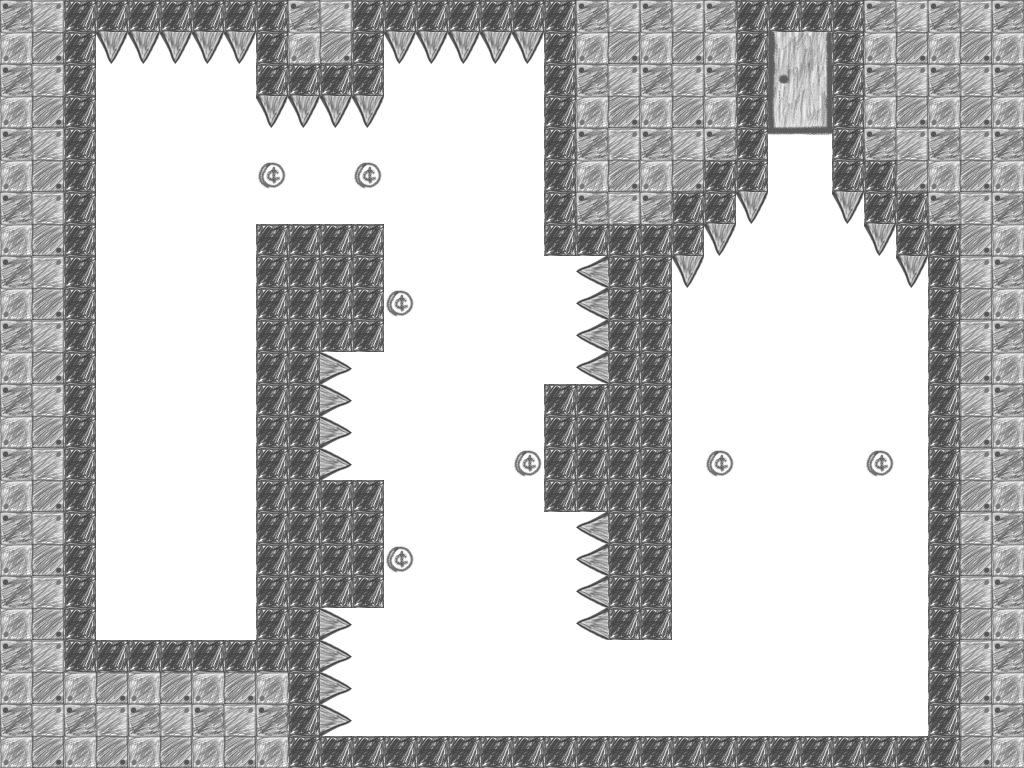

This is a level from a 2D game, rendered from its Tiled map with the project's own tilesets. A one-line summary and the map file follow, with tile-layer data summarised:
An orthogonal 32x24 tile map with 32x32 px tiles, 3 tile layers (tiles, Exit, collectibles) and 42 objects (6x Spikes_center, SpawnPoint, ExitPoint, Spikes_top_left, Spikes_center_left_1, ...).

<map version="1.0" orientation="orthogonal" width="32" height="24" tilewidth="32" tileheight="32">
 <tileset firstgid="1" name="Tilesheet" tilewidth="32" tileheight="32">
  <image source="Tilesheet.png" width="512" height="256" />
  <terraintypes>
   <terrain name="New Terrain" tile="-1" />
  </terraintypes>
  <tile id="6" terrain="0,0,0,0" />
  <tile id="7" terrain="0,0,0,0" />
  <tile id="22" terrain="0,0,0,0" />
  <tile id="23" terrain="0,0,0,0" />
  <tile id="24" terrain=",0,,0">
   <properties>
    <property name="collectible" value="true" />
   </properties>
  </tile>
  <tile id="28" terrain="0,0,0,0" />
  <tile id="38" terrain="0,0,0,0" />
  <tile id="39" terrain="0,0,0,0" />
  <tile id="43">
   <properties>
    <property name="Collectible" value="true" />
   </properties>
  </tile>
  <tile id="54" terrain="0,0,0,0" />
  <tile id="55" terrain="0,0,0,0" />
 </tileset>
 <layer name="tiles" width="32" height="24">
  <data>[768 cells, 768 non-empty, 8 distinct tile ids]</data>
 </layer>
 <layer name="Exit" width="32" height="24">
  <data>[768 cells, 8 non-empty, 8 distinct tile ids]</data>
 </layer>
 <objectgroup name="objects" width="32" height="24">
  <object name="SpawnPoint" x="128" y="576" width="64" height="32" />
  <object name="ExitPoint" x="768" y="32" width="64" height="32" />
 </objectgroup>
 <layer name="collectibles" width="32" height="24">
  <data>[768 cells, 7 non-empty, 1 distinct tile ids]</data>
 </layer>
 <objectgroup name="collisions" width="32" height="24">
  <object x="0" y="32" width="32" height="704" />
  <object x="0" y="736" width="1024" height="32" />
  <object x="992" y="32" width="32" height="704" />
  <object x="32" y="32" width="64" height="704" />
  <object x="0" y="0" width="1024" height="32" />
  <object name="Spikes_center" x="672" y="256" width="32" height="32">
   <properties>
    <property name="kill" value="true" />
   </properties>
  </object>
  <object x="96" y="640" width="160" height="96" />
  <object x="320" y="224" width="64" height="128" />
  <object x="256" y="224" width="64" height="512" />
  <object name="Spikes_top_left" x="96" y="32" width="160" height="32">
   <properties>
    <property name="kill" value="true" />
   </properties>
  </object>
  <object x="928" y="32" width="64" height="704" />
  <object x="608" y="256" width="64" height="384" />
  <object x="672" y="32" width="32" height="224" />
  <object x="544" y="32" width="128" height="224" />
  <object name="Spikes_center_left_1" x="320" y="352" width="32" height="128">
   <properties>
    <property name="kill" value="true" />
   </properties>
  </object>
  <object x="256" y="32" width="128" height="64" />
  <object name="Spikes_right" x="384" y="32" width="160" height="32">
   <properties>
    <property name="kill" value="true" />
   </properties>
  </object>
  <object name="Spikes_top_center" x="256" y="96" width="128" height="32">
   <properties>
    <property name="kill" value="true" />
   </properties>
  </object>
  <object x="320" y="480" width="64" height="128" />
  <object name="Spikes_center_left_2" x="320" y="608" width="32" height="128">
   <properties>
    <property name="kill" value="true" />
   </properties>
  </object>
  <object name="Spikes_center_right_1" x="576" y="256" width="32" height="128">
   <properties>
    <property name="kill" value="true" />
   </properties>
  </object>
  <object name="Spikes_center_right_2" x="576" y="512" width="32" height="128">
   <properties>
    <property name="kill" value="true" />
   </properties>
  </object>
  <object x="544" y="384" width="64" height="128" />
  <object x="896" y="32" width="32" height="224" />
  <object x="704" y="32" width="32" height="192" />
  <object x="864" y="32" width="32" height="192" />
  <object name="Spikes_center" x="896" y="256" width="32" height="32">
   <properties>
    <property name="kill" value="true" />
   </properties>
  </object>
  <object name="Spikes_center" x="864" y="224" width="32" height="32">
   <properties>
    <property name="kill" value="true" />
   </properties>
  </object>
  <object name="Spikes_center" x="704" y="224" width="32" height="32">
   <properties>
    <property name="kill" value="true" />
   </properties>
  </object>
  <object x="736" y="32" width="32" height="160" />
  <object x="832" y="32" width="32" height="160" />
  <object name="Spikes_center" x="736" y="192" width="32" height="32">
   <properties>
    <property name="kill" value="true" />
   </properties>
  </object>
  <object name="Spikes_center" x="832" y="192" width="32" height="32">
   <properties>
    <property name="kill" value="true" />
   </properties>
  </object>
 </objectgroup>
 <objectgroup name="collectibles" width="32" height="24">
  <properties>
   <property name="Collectible" value="true" />
  </properties>
  <object x="256" y="160" width="32" height="32" />
  <object x="352" y="160" width="32" height="32" />
  <object x="384" y="288" width="32" height="32" />
  <object x="512" y="448" width="32" height="32" />
  <object x="384" y="544" width="32" height="32" />
  <object x="704" y="448" width="32" height="32" />
  <object x="864" y="448" width="32" height="32" />
 </objectgroup>
</map>
